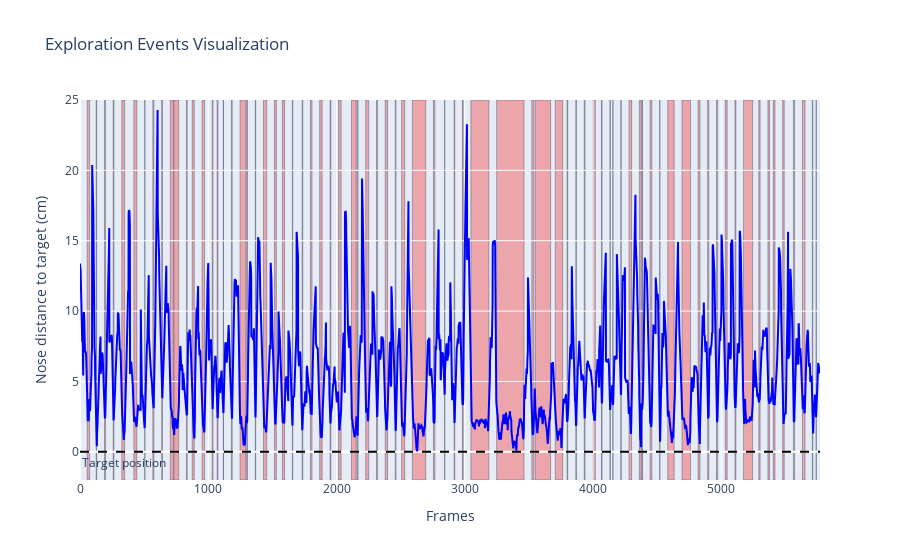

Here is the notebook cell this chart was saved with:
### Markdown cell above
---
We can see on the testing data that the exploratory events happen when the nose gets close to the object

### Code cell
rst.plot_example_data(model_dict['X_ts'], model_dict['y_ts'])

### Figure 1 — Plotly figure (JSON) as saved in the notebook; plotly's stock layout.template omitted (floating-point values rounded to 4 significant figures; data arrays with more than 128 entries replaced by an {"elided": "..."} marker saying what was removed)
{"data": [{"line": {"color": "blue"}, "mode": "lines", "name": "Position", "type": "scatter", "x": {"elided": "5771 int values"}, "y": {"elided": "5771 float values"}}], "layout": {"annotations": [{"showarrow": false, "text": "Target position", "x": 0, "xanchor": "left", "xref": "x domain", "y": 0, "yanchor": "top", "yref": "y"}], "legend": {"bgcolor": "rgba(255,255,255,0.6)", "orientation": "h", "x": 0.5, "xanchor": "center", "y": 1.05, "yanchor": "bottom"}, "shapes": [{"fillcolor": "rgba(255,0,0,0.3)", "layer": "below", "line": {"width": 0.4}, "type": "rect", "x0": 56, "x1": 75, "y0": -2, "y1": 25}, {"fillcolor": "rgba(255,0,0,0.3)", "layer": "below", "line": {"width": 0.4}, "type": "rect", "x0": 126, "x1": 130, "y0": -2, "y1": 25}, {"fillcolor": "rgba(255,0,0,0.3)", "layer": "below", "line": {"width": 0.4}, "type": "rect", "x0": 191, "x1": 199, "y0": -2, "y1": 25}, {"fillcolor": "rgba(255,0,0,0.3)", "layer": "below", "line": {"width": 0.4}, "type": "rect", "x0": 259, "x1": 265, "y0": -2, "y1": 25}, {"fillcolor": "rgba(255,0,0,0.3)", "layer": "below", "line": {"width": 0.4}, "type": "rect", "x0": 326, "x1": 348, "y0": -2, "y1": 25}, {"fillcolor": "rgba(255,0,0,0.3)", "layer": "below", "line": {"width": 0.4}, "type": "rect", "x0": 420, "x1": 443, "y0": -2, "y1": 25}, {"fillcolor": "rgba(255,0,0,0.3)", "layer": "below", "line": {"width": 0.4}, "type": "rect", "x0": 505, "x1": 506, "y0": -2, "y1": 25}, {"fillcolor": "rgba(255,0,0,0.3)", "layer": "below", "line": {"width": 0.4}, "type": "rect", "x0": 568, "x1": 576, "y0": -2, "y1": 25}, {"fillcolor": "rgba(255,0,0,0.3)", "layer": "below", "line": {"width": 0.4}, "type": "rect", "x0": 637, "x1": 643, "y0": -2, "y1": 25}, {"fillcolor": "rgba(255,0,0,0.3)", "layer": "below", "line": {"width": 0.4}, "type": "rect", "x0": 704, "x1": 728, "y0": -2, "y1": 25}, {"fillcolor": "rgba(255,0,0,0.3)", "layer": "below", "line": {"width": 0.4}, "type": "rect", "x0": 733, "x1": 769, "y0": -2, "y1": 25}, {"fillcolor": "rgba(255,0,0,0.3)", "layer": "below", "line": {"width": 0.4}, "type": "rect", "x0": 830, "x1": 836, "y0": -2, "y1": 25}, {"fillcolor": "rgba(255,0,0,0.3)", "layer": "below", "line": {"width": 0.4}, "type": "rect", "x0": 875, "x1": 891, "y0": -2, "y1": 25}, {"fillcolor": "rgba(255,0,0,0.3)", "layer": "below", "line": {"width": 0.4}, "type": "rect", "x0": 952, "x1": 971, "y0": -2, "y1": 25}, {"fillcolor": "rgba(255,0,0,0.3)", "layer": "below", "line": {"width": 0.4}, "type": "rect", "x0": 1031, "x1": 1037, "y0": -2, "y1": 25}, {"fillcolor": "rgba(255,0,0,0.3)", "layer": "below", "line": {"width": 0.4}, "type": "rect", "x0": 1069, "x1": 1076, "y0": -2, "y1": 25}, {"fillcolor": "rgba(255,0,0,0.3)", "layer": "below", "line": {"width": 0.4}, "type": "rect", "x0": 1117, "x1": 1119, "y0": -2, "y1": 25}, {"fillcolor": "rgba(255,0,0,0.3)", "layer": "below", "line": {"width": 0.4}, "type": "rect", "x0": 1181, "x1": 1187, "y0": -2, "y1": 25}, {"fillcolor": "rgba(255,0,0,0.3)", "layer": "below", "line": {"width": 0.4}, "type": "rect", "x0": 1248, "x1": 1293, "y0": -2, "y1": 25}, {"fillcolor": "rgba(255,0,0,0.3)", "layer": "below", "line": {"width": 0.4}, "type": "rect", "x0": 1301, "x1": 1305, "y0": -2, "y1": 25}, {"fillcolor": "rgba(255,0,0,0.3)", "layer": "below", "line": {"width": 0.4}, "type": "rect", "x0": 1367, "x1": 1370, "y0": -2, "y1": 25}, {"fillcolor": "rgba(255,0,0,0.3)", "layer": "below", "line": {"width": 0.4}, "type": "rect", "x0": 1431, "x1": 1456, "y0": -2, "y1": 25}, {"fillcolor": "rgba(255,0,0,0.3)", "layer": "below", "line": {"width": 0.4}, "type": "rect", "x0": 1517, "x1": 1531, "y0": -2, "y1": 25}, {"fillcolor": "rgba(255,0,0,0.3)", "layer": "below", "line": {"width": 0.4}, "type": "rect", "x0": 1578, "x1": 1595, "y0": -2, "y1": 25}, {"fillcolor": "rgba(255,0,0,0.3)", "layer": "below", "line": {"width": 0.4}, "type": "rect", "x0": 1656, "x1": 1659, "y0": -2, "y1": 25}, {"fillcolor": "rgba(255,0,0,0.3)", "layer": "below", "line": {"width": 0.4}, "type": "rect", "x0": 1732, "x1": 1737, "y0": -2, "y1": 25}, {"fillcolor": "rgba(255,0,0,0.3)", "layer": "below", "line": {"width": 0.4}, "type": "rect", "x0": 1797, "x1": 1809, "y0": -2, "y1": 25}, {"fillcolor": "rgba(255,0,0,0.3)", "layer": "below", "line": {"width": 0.4}, "type": "rect", "x0": 1869, "x1": 1888, "y0": -2, "y1": 25}, {"fillcolor": "rgba(255,0,0,0.3)", "layer": "below", "line": {"width": 0.4}, "type": "rect", "x0": 1950, "x1": 1956, "y0": -2, "y1": 25}, {"fillcolor": "rgba(255,0,0,0.3)", "layer": "below", "line": {"width": 0.4}, "type": "rect", "x0": 2016, "x1": 2036, "y0": -2, "y1": 25}, {"fillcolor": "rgba(255,0,0,0.3)", "layer": "below", "line": {"width": 0.4}, "type": "rect", "x0": 2117, "x1": 2153, "y0": -2, "y1": 25}, {"fillcolor": "rgba(255,0,0,0.3)", "layer": "below", "line": {"width": 0.4}, "type": "rect", "x0": 2161, "x1": 2168, "y0": -2, "y1": 25}, {"fillcolor": "rgba(255,0,0,0.3)", "layer": "below", "line": {"width": 0.4}, "type": "rect", "x0": 2228, "x1": 2251, "y0": -2, "y1": 25}, {"fillcolor": "rgba(255,0,0,0.3)", "layer": "below", "line": {"width": 0.4}, "type": "rect", "x0": 2312, "x1": 2320, "y0": -2, "y1": 25}, {"fillcolor": "rgba(255,0,0,0.3)", "layer": "below", "line": {"width": 0.4}, "type": "rect", "x0": 2380, "x1": 2398, "y0": -2, "y1": 25}, {"fillcolor": "rgba(255,0,0,0.3)", "layer": "below", "line": {"width": 0.4}, "type": "rect", "x0": 2458, "x1": 2464, "y0": -2, "y1": 25}, {"fillcolor": "rgba(255,0,0,0.3)", "layer": "below", "line": {"width": 0.4}, "type": "rect", "x0": 2508, "x1": 2532, "y0": -2, "y1": 25}, {"fillcolor": "rgba(255,0,0,0.3)", "layer": "below", "line": {"width": 0.4}, "type": "rect", "x0": 2592, "x1": 2696, "y0": -2, "y1": 25}, {"fillcolor": "rgba(255,0,0,0.3)", "layer": "below", "line": {"width": 0.4}, "type": "rect", "x0": 2756, "x1": 2767, "y0": -2, "y1": 25}, {"fillcolor": "rgba(255,0,0,0.3)", "layer": "below", "line": {"width": 0.4}, "type": "rect", "x0": 2843, "x1": 2844, "y0": -2, "y1": 25}, {"fillcolor": "rgba(255,0,0,0.3)", "layer": "below", "line": {"width": 0.4}, "type": "rect", "x0": 2917, "x1": 2922, "y0": -2, "y1": 25}, {"fillcolor": "rgba(255,0,0,0.3)", "layer": "below", "line": {"width": 0.4}, "type": "rect", "x0": 2982, "x1": 2988, "y0": -2, "y1": 25}, {"fillcolor": "rgba(255,0,0,0.3)", "layer": "below", "line": {"width": 0.4}, "type": "rect", "x0": 3048, "x1": 3188, "y0": -2, "y1": 25}, {"fillcolor": "rgba(255,0,0,0.3)", "layer": "below", "line": {"width": 0.4}, "type": "rect", "x0": 3249, "x1": 3462, "y0": -2, "y1": 25}, {"fillcolor": "rgba(255,0,0,0.3)", "layer": "below", "line": {"width": 0.4}, "type": "rect", "x0": 3523, "x1": 3539, "y0": -2, "y1": 25}, {"fillcolor": "rgba(255,0,0,0.3)", "layer": "below", "line": {"width": 0.4}, "type": "rect", "x0": 3551, "x1": 3669, "y0": -2, "y1": 25}, {"fillcolor": "rgba(255,0,0,0.3)", "layer": "below", "line": {"width": 0.4}, "type": "rect", "x0": 3706, "x1": 3764, "y0": -2, "y1": 25}, {"fillcolor": "rgba(255,0,0,0.3)", "layer": "below", "line": {"width": 0.4}, "type": "rect", "x0": 3798, "x1": 3803, "y0": -2, "y1": 25}, {"fillcolor": "rgba(255,0,0,0.3)", "layer": "below", "line": {"width": 0.4}, "type": "rect", "x0": 3866, "x1": 3871, "y0": -2, "y1": 25}, {"fillcolor": "rgba(255,0,0,0.3)", "layer": "below", "line": {"width": 0.4}, "type": "rect", "x0": 3932, "x1": 3938, "y0": -2, "y1": 25}, {"fillcolor": "rgba(255,0,0,0.3)", "layer": "below", "line": {"width": 0.4}, "type": "rect", "x0": 4000, "x1": 4018, "y0": -2, "y1": 25}, {"fillcolor": "rgba(255,0,0,0.3)", "layer": "below", "line": {"width": 0.4}, "type": "rect", "x0": 4066, "x1": 4071, "y0": -2, "y1": 25}, {"fillcolor": "rgba(255,0,0,0.3)", "layer": "below", "line": {"width": 0.4}, "type": "rect", "x0": 4132, "x1": 4135, "y0": -2, "y1": 25}, {"fillcolor": "rgba(255,0,0,0.3)", "layer": "below", "line": {"width": 0.4}, "type": "rect", "x0": 4155, "x1": 4156, "y0": -2, "y1": 25}, {"fillcolor": "rgba(255,0,0,0.3)", "layer": "below", "line": {"width": 0.4}, "type": "rect", "x0": 4217, "x1": 4220, "y0": -2, "y1": 25}, {"fillcolor": "rgba(255,0,0,0.3)", "layer": "below", "line": {"width": 0.4}, "type": "rect", "x0": 4281, "x1": 4301, "y0": -2, "y1": 25}, {"fillcolor": "rgba(255,0,0,0.3)", "layer": "below", "line": {"width": 0.4}, "type": "rect", "x0": 4362, "x1": 4376, "y0": -2, "y1": 25}, {"fillcolor": "rgba(255,0,0,0.3)", "layer": "below", "line": {"width": 0.4}, "type": "rect", "x0": 4382, "x1": 4386, "y0": -2, "y1": 25}, {"fillcolor": "rgba(255,0,0,0.3)", "layer": "below", "line": {"width": 0.4}, "type": "rect", "x0": 4445, "x1": 4459, "y0": -2, "y1": 25}, {"fillcolor": "rgba(255,0,0,0.3)", "layer": "below", "line": {"width": 0.4}, "type": "rect", "x0": 4520, "x1": 4522, "y0": -2, "y1": 25}, {"fillcolor": "rgba(255,0,0,0.3)", "layer": "below", "line": {"width": 0.4}, "type": "rect", "x0": 4583, "x1": 4633, "y0": -2, "y1": 25}, {"fillcolor": "rgba(255,0,0,0.3)", "layer": "below", "line": {"width": 0.4}, "type": "rect", "x0": 4694, "x1": 4760, "y0": -2, "y1": 25}, {"fillcolor": "rgba(255,0,0,0.3)", "layer": "below", "line": {"width": 0.4}, "type": "rect", "x0": 4820, "x1": 4834, "y0": -2, "y1": 25}, {"fillcolor": "rgba(255,0,0,0.3)", "layer": "below", "line": {"width": 0.4}, "type": "rect", "x0": 4894, "x1": 4903, "y0": -2, "y1": 25}, {"fillcolor": "rgba(255,0,0,0.3)", "layer": "below", "line": {"width": 0.4}, "type": "rect", "x0": 4963, "x1": 4972, "y0": -2, "y1": 25}, {"fillcolor": "rgba(255,0,0,0.3)", "layer": "below", "line": {"width": 0.4}, "type": "rect", "x0": 5032, "x1": 5046, "y0": -2, "y1": 25}, {"fillcolor": "rgba(255,0,0,0.3)", "layer": "below", "line": {"width": 0.4}, "type": "rect", "x0": 5107, "x1": 5114, "y0": -2, "y1": 25}, {"fillcolor": "rgba(255,0,0,0.3)", "layer": "below", "line": {"width": 0.4}, "type": "rect", "x0": 5174, "x1": 5245, "y0": -2, "y1": 25}, {"fillcolor": "rgba(255,0,0,0.3)", "layer": "below", "line": {"width": 0.4}, "type": "rect", "x0": 5293, "x1": 5303, "y0": -2, "y1": 25}, {"fillcolor": "rgba(255,0,0,0.3)", "layer": "below", "line": {"width": 0.4}, "type": "rect", "x0": 5364, "x1": 5376, "y0": -2, "y1": 25}, {"fillcolor": "rgba(255,0,0,0.3)", "layer": "below", "line": {"width": 0.4}, "type": "rect", "x0": 5406, "x1": 5419, "y0": -2, "y1": 25}, {"fillcolor": "rgba(255,0,0,0.3)", "layer": "below", "line": {"width": 0.4}, "type": "rect", "x0": 5479, "x1": 5491, "y0": -2, "y1": 25}, {"fillcolor": "rgba(255,0,0,0.3)", "layer": "below", "line": {"width": 0.4}, "type": "rect", "x0": 5563, "x1": 5572, "y0": -2, "y1": 25}, {"fillcolor": "rgba(255,0,0,0.3)", "layer": "below", "line": {"width": 0.4}, "type": "rect", "x0": 5633, "x1": 5653, "y0": -2, "y1": 25}, {"fillcolor": "rgba(255,0,0,0.3)", "layer": "below", "line": {"width": 0.4}, "type": "rect", "x0": 5710, "x1": 5714, "y0": -2, "y1": 25}, {"fillcolor": "rgba(255,0,0,0.3)", "layer": "below", "line": {"width": 0.4}, "type": "rect", "x0": 5740, "x1": 5741, "y0": -2, "y1": 25}, {"line": {"color": "black", "dash": "dash"}, "type": "line", "x0": 0, "x1": 1, "xref": "x domain", "y0": 0, "y1": 0, "yref": "y"}], "title": {"text": "Exploration Events Visualization"}, "xaxis": {"title": {"text": "Frames"}}, "yaxis": {"range": [-2, 25], "title": {"text": "Nose distance to target (cm)"}}}}
